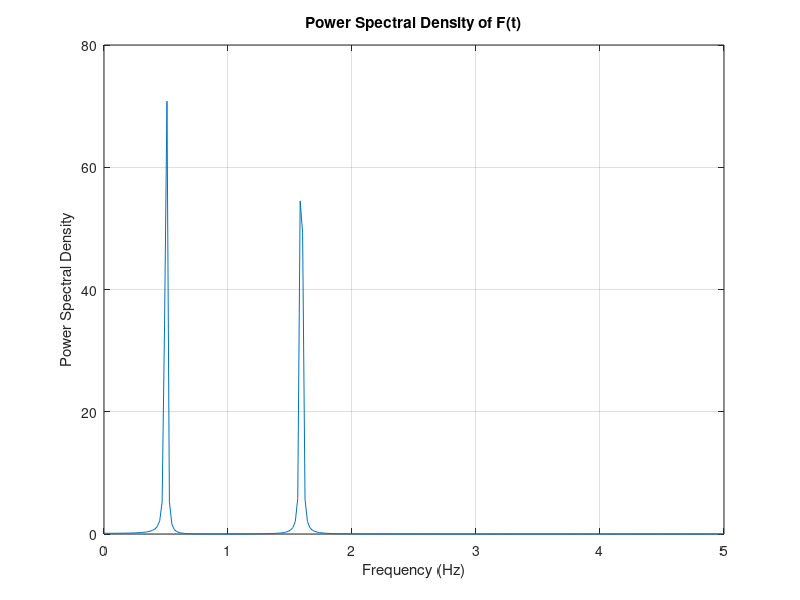

Source code (MATLAB):
function VTB7_1
%VTB7_1 is an example of taking a power spectral density
% of data. The power spectral density of a signal containing
% .5 Hz and 1.59 Hz signals is plotted.

t=0:.1:100;t=t';
y=sin(pi*t)+sin(10*t);
figure
aa=version;ll=length(aa);
plot(t,y);
title('Sin(pi*t)+Sin(10*t) versus Time')
xlabel('Time')
ylabel('F(t)')
x=fft(y,512);
grid on
pause
Pyy=x.*conj(x)/512;
f=10*(0:255)/512;
plot(f,Pyy(1:256))
grid on
title('Power Spectral Density of F(t)')
xlabel('Frequency (Hz)')
ylabel('Power Spectral Density')
pause
